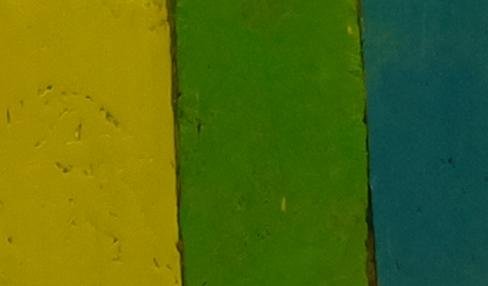
#> input picture image_crop.jpg, 488 x 286 px
$ python conv.py   (Python 2 division)
#> lines starting #> are read from the running program, lines starting #| are printed output that depends on the picture
# A scrpit for determening the hsv for a color on a image (to use take a img you have croped (image_crop) of a single color)
import cv2
import numpy as np
from PIL import Image

h_a = []         # setting up arrays for all hue, saturation and value values
s_a = []
v_a = []

img1 = cv2.imread('image_crop.jpg', 1) #getting the croped image
#> img1 is the input picture: shape (286, 488, 3); mean B, G, R 18.1, 106.7, 81.6

hsv = cv2.cvtColor(img1, cv2.COLOR_BGR2HSV) #transfering that img from bgr to hsv
#> hsv: shape (286, 488, 3); mean H, S, V 48, 239, 113.4

h, s, v = cv2.split(hsv) #spliting the h,s and v channels
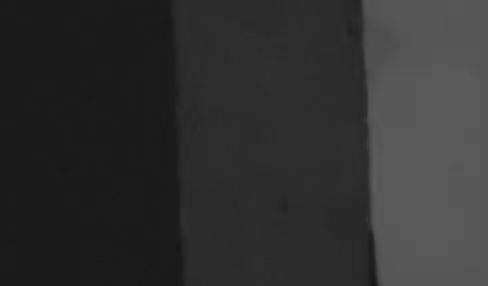
#> h: shape (286, 488); min 20, max 92, mean 48
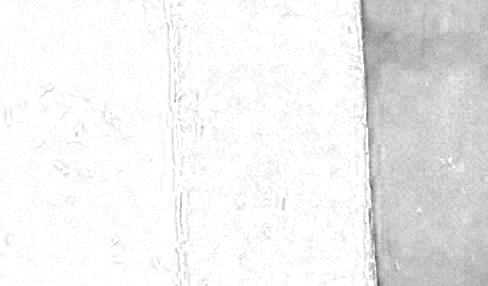
#> s: shape (286, 488); min 85, max 255, mean 239
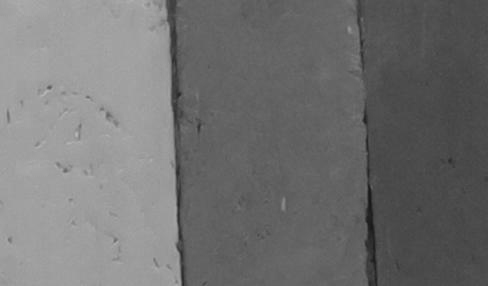
#> v: shape (286, 488); min 23, max 185, mean 113.4

h_a = +h    #setting all the values of h into the array
s_a = +s    #setting all the values of s into the array
v_a = +v    #setting all the values of v into the array

print "Maximum value:" #printing the maxin values .....
print "h:"
print np.amax(h_a)     #getting the max value of h
#| 92
print "s:"
print np.amax(s_a)     #getting the max value of s
#| 255
print "v:"
print np.amax(v_a)     #getting the max value of v
#| 185

print "Minimum value:" #printing the min values ......
print "h:"
print np.amin(h_a)     #getting the min value of h
#| 20
print "s:"
print np.amin(s_a)     #getting the min value of s
#| 85
print "v:"
print np.amin(v_a)     #getting the min value of v
#| 23
